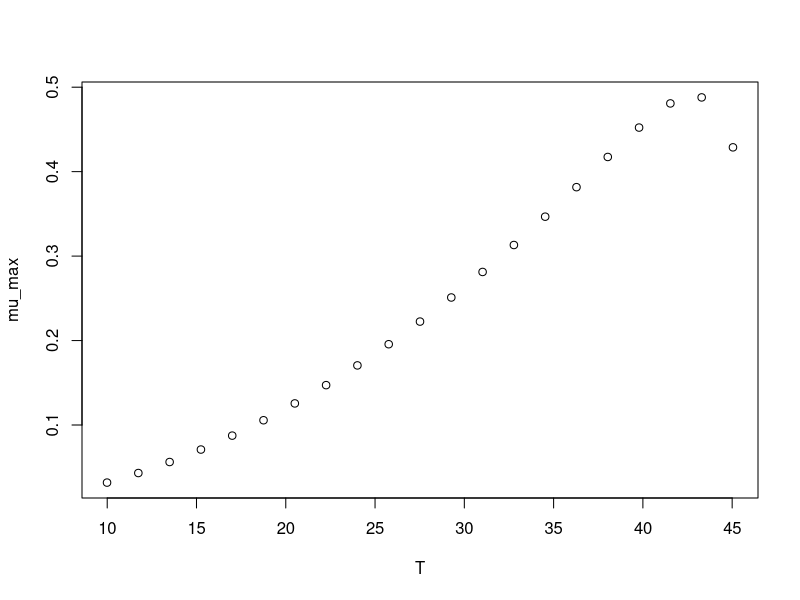

Write R code to recreate this figure.
#############################
# start of Parameter script
#############################
T <- seq(9.99000999000999,45.045,length.out=21)
#############################
# end of Parameter script
#############################
############################# 
# start of Model script Gropin ID 1169 
#############################
 
# constant coefficients for this model
 
variables <- data.frame(T)
argumentsPar <- expand.grid(variables)
 
# heart of the model
response_surface <- function(T) {
   mumax <-0.00028*((T+0.67)^2)*(1-exp(0.57*(T-47.36)))

return(mumax=mumax)
} 

# output parameters
mumax <- cbind(argumentsPar,response_surface(argumentsPar['T']))
colnames(mumax) <- c(colnames(argumentsPar),'mumax')
#############################
# End of Model script
#############################
############################# 
# start of Visualisation script Gropin ID 1169 
#############################
plot(T,mumax$mumax,
                          xlab='T',
                          ylab='mu_max')
#############################
# End of Visualisation script
#############################
